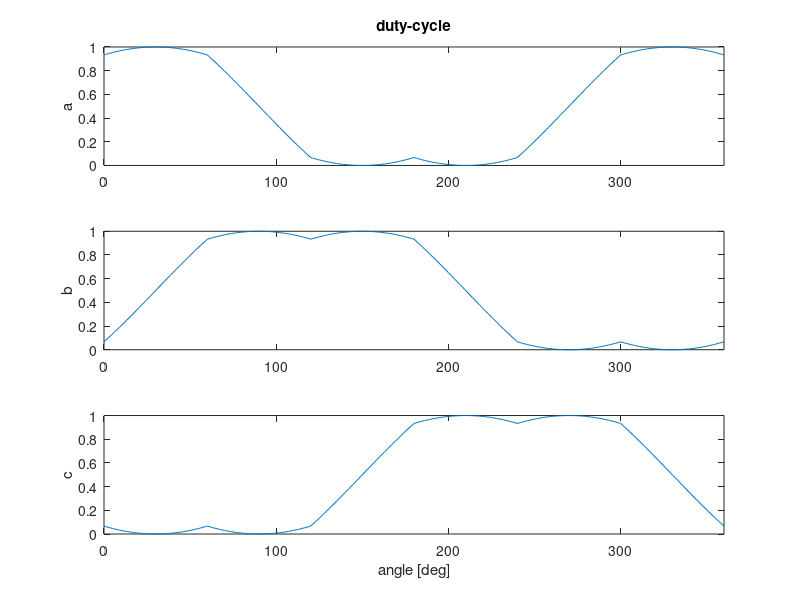
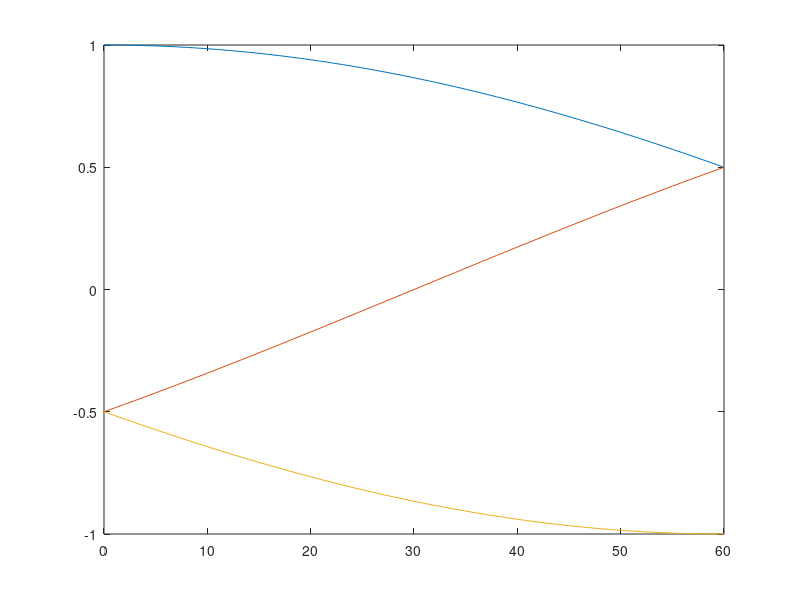

Recreate these plots in MATLAB, in order.


Vd = 1100;
deg = 0:1:360;
angle = deg*pi/180;
##angle = 0:2*pi/100:6*pi/3-1e-6;
vmax = Vd/sqrt(3);
vref = vmax;
mi = vref/(Vd/sqrt(3));

vref_A =  vref*cos(angle);
vref_B =  vref*sin(angle);

d0 = zeros(1,length(angle));
d1 = zeros(1,length(angle));
d2 = zeros(1,length(angle));
da = zeros(1,length(angle));
db = zeros(1,length(angle));
dc = zeros(1,length(angle));

for ii = 1:length(angle)

  if angle(ii) < pi/3
    sector = 1;
  elseif angle(ii) < 2*pi/3
    sector = 2;
    angle_sector = angle(ii) - pi/3;
  elseif angle(ii) < 3*pi/3
    sector = 3;
    angle_sector = angle(ii) - pi/3;
  elseif angle(ii) < 4*pi/3
    sector = 4;
  elseif angle(ii) < 5*pi/3
    sector = 5;
  elseif angle(ii) < 6*pi/3
    sector = 6;
  endif

  angle_sector = angle(ii) - (sector-1)*pi/3;

##  angle_sector = mod(angle(ii), pi/3);
%  d2(ii) = sin(angle_sector)*vref/(Vd/sqrt(3));
%  d1(ii) = sqrt(3)/2*cos(angle_sector)*vref/(Vd/sqrt(3)) - d2(ii)/2;
%  d1(ii) = sqrt(3)/2*mi*cos(angle_sector) - d2(ii)/2;
  d1(ii) = mi*sin(pi/3-angle_sector);
  d2(ii) = mi*sin(angle_sector);
  d0(ii) = (1 - d1(ii) - d2(ii))/2;

  if sector == 1
    da(ii) = d0(ii) + d2(ii) + d1(ii);
    db(ii) = d0(ii) + d2(ii);
    dc(ii) = d0(ii);
  elseif sector == 2
    da(ii) = d0(ii) + d1(ii);
    db(ii) = d0(ii) + d1(ii) + d2(ii);
    dc(ii) = d0(ii);
  elseif sector == 3
    da(ii) = d0(ii);
    db(ii) = d0(ii) + d2(ii) + d1(ii);
    dc(ii) = d0(ii) + d2(ii);
  elseif sector == 4
    da(ii) = d0(ii);
    db(ii) = d0(ii) + d1(ii);
    dc(ii) = d0(ii) + d1(ii) + d2(ii);
  elseif sector == 5
    da(ii) = d0(ii) + d2(ii);
    db(ii) = d0(ii);
    dc(ii) = d0(ii) + d1(ii) + d2(ii);
  else ## sector == 6
    da(ii) = d0(ii) + d1(ii) + d2(ii);
    db(ii) = d0(ii);
    dc(ii) = d0(ii) + d1(ii);
  endif
end

##subplot(3,1,1);
##plot(angle,da);
##subplot(3,1,2);
##plot(angle,db);
##subplot(3,1,3);
##plot(angle,dc);


figure;

subplot(3,1,1);
plot(deg,da);
xlim([0 360])
ylabel('a');
title('duty-cycle');

subplot(3,1,2);
plot(deg,db);
xlim([0 360])
ylabel('b');

subplot(3,1,3);
plot(deg,dc);
xlim([0 360])
ylabel('c');
xlabel('angle [deg]');


figure;
deg_60 = (0:1:60);
rad_60 = deg_60*pi/180;
vabc = [cos(rad_60-0*pi/3); cos(rad_60-2*pi/3); cos(rad_60-4*pi/3)];
plot(deg_60,vabc);

##v_svm_1 =  2/sqrt(3)*(vabc(1,:)-0.5*(max(vabc)+min(vabc)));
##plot(deg_60,v_svm_2);
